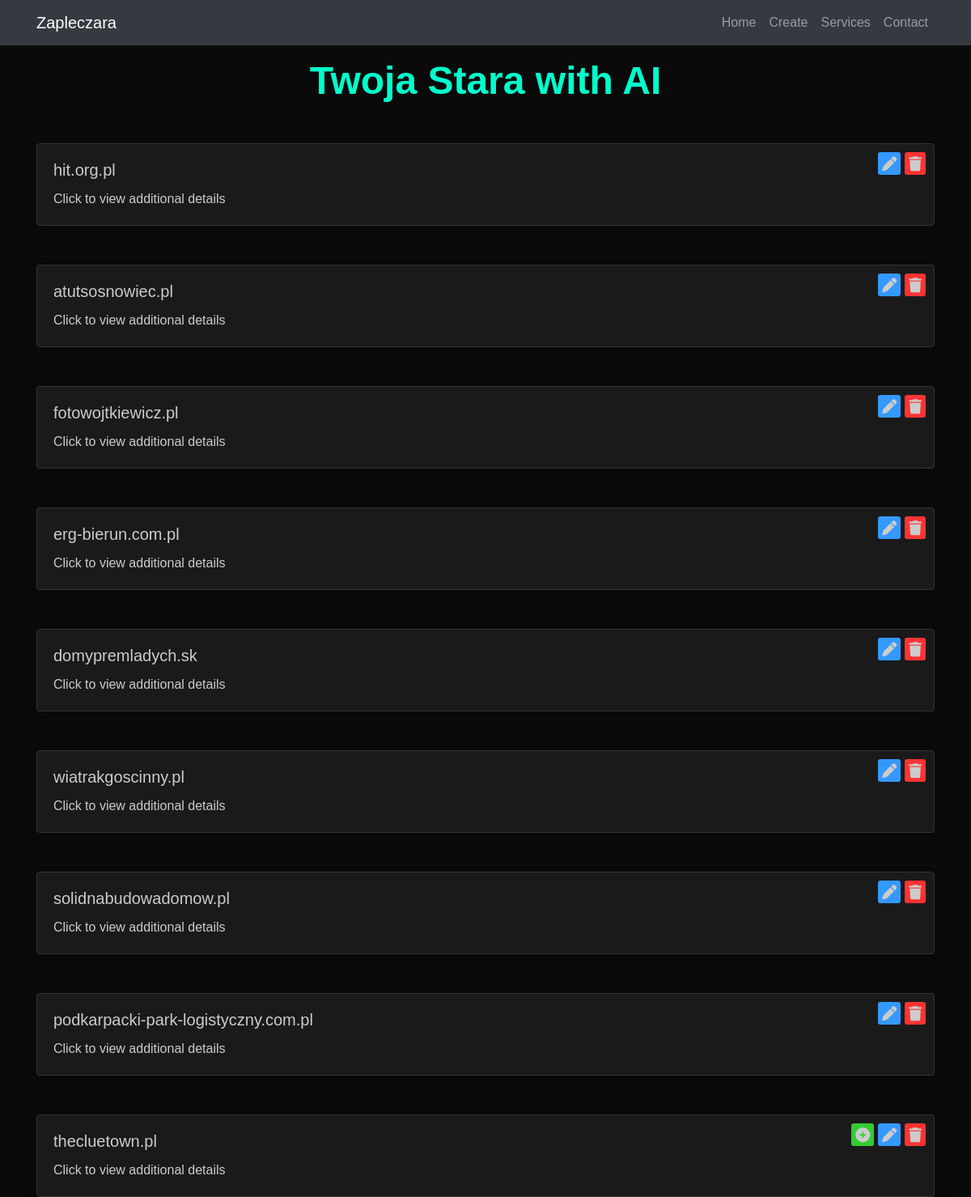
The page / on the database its author committed.
### backend/models.py (models this page shows)
class Zaplecze(models.Model):
    domain = models.CharField(max_length=64, blank=True, null=True)
    email = models.CharField(max_length=64, blank=True, null=True)
    url = models.CharField(max_length=64, blank=True, null=True)
    login = models.CharField(max_length=64, blank=True, null=True)
    password = models.CharField(max_length=64, blank=True, null=True)
    ftp_user = models.CharField(max_length=64, blank=True, null=True)
    ftp_pass = models.CharField(max_length=64, blank=True, null=True)
    db_user = models.CharField(max_length=64, blank=True, null=True)
    db_pass = models.CharField(max_length=64, blank=True, null=True)
    lang = models.CharField(max_length=4, blank=True, null=True)
    topic = models.CharField(max_length=32, blank=True, null=True)
    wp_user = models.CharField(max_length=32, blank=True, null=True)
    wp_password = models.CharField(max_length=64, blank=True, null=True)
    wp_api_key = models.CharField(max_length=128, blank=True, null=True)

### backend/views/front.py (the view)
# urls.py: path('', views.Front.as_view()),
class Front(View):
    def get(self, request):
        queryset = Zaplecze.objects.values()
        context = {'queryset': queryset}
        return render(request, 'index.html', context)

### backend/templates/index.html (shortened to what this page needs)
{% extends "base.html" %}
{% block h1 %}
Twoja Stara with AI
{% endblock %}
{% block content %}
{% for i in queryset %}
<div class="container mt-5">
    <div class="row">
        <div class="col-md-12">
            <div class="card shadow" data-card-id="{{ i.id }}">
                <div class="card-icons">
                    {% if not i.wp_api_key %}
                    <i class="fas fa-plus-circle icon" id="create"></i>
                    {% endif %}
                    <i class="fas fa-pen icon" id="write"></i>
                    <i class="fas fa-trash icon" id="delete"></i>
                </div>
                <div class="card-body">
                    <h5 class="card-title">{{ i.domain }}</h5>
                    <p class="card-text">Click to view additional details</p>
                </div>
            </div>
        </div>
    </div>
</div>
{% endfor %}
{% endblock %}

### backend/static/css/style.css (style rules this page uses)
body { background-color: #0a0a0a; color: #ccc; font-family: Arial, sans-serif; }
.card { cursor: pointer; transition: transform 0.2s; background-color: #1a1a1a; border: 1px solid #333; box-shadow: 0 4px 8px rgba(0, 0, 0, 0.3); color: #ccc; }
.card-icons { position: absolute; display: flex; padding: 10px; justify-content: flex-end; align-items: center; width: 100%; }
.card-icons i { margin-left: 5px; font-size: 18px; cursor: pointer; padding: 6px; border-radius: 50%; }
.card-icons #create, .card-icons #write, .card-icons #delete { padding: 5px; border-radius: 3px; }
.card-icons #create { background-color: #33cc33; }
.card-icons #write { background-color: #3399ff; }
.card-icons #delete { background-color: #ff3333; }

### rows shown on the page
Zaplecze: domain "hit.org.pl"
Zaplecze: domain "atutsosnowiec.pl"
Zaplecze: domain "fotowojtkiewicz.pl"
Zaplecze: domain "erg-bierun.com.pl"
Zaplecze: domain "domypremladych.sk"
Zaplecze: domain "wiatrakgoscinny.pl"
Zaplecze: domain "solidnabudowadomow.pl"
Zaplecze: domain "podkarpacki-park-logistyczny.com.pl"
Zaplecze: domain "thecluetown.pl"
